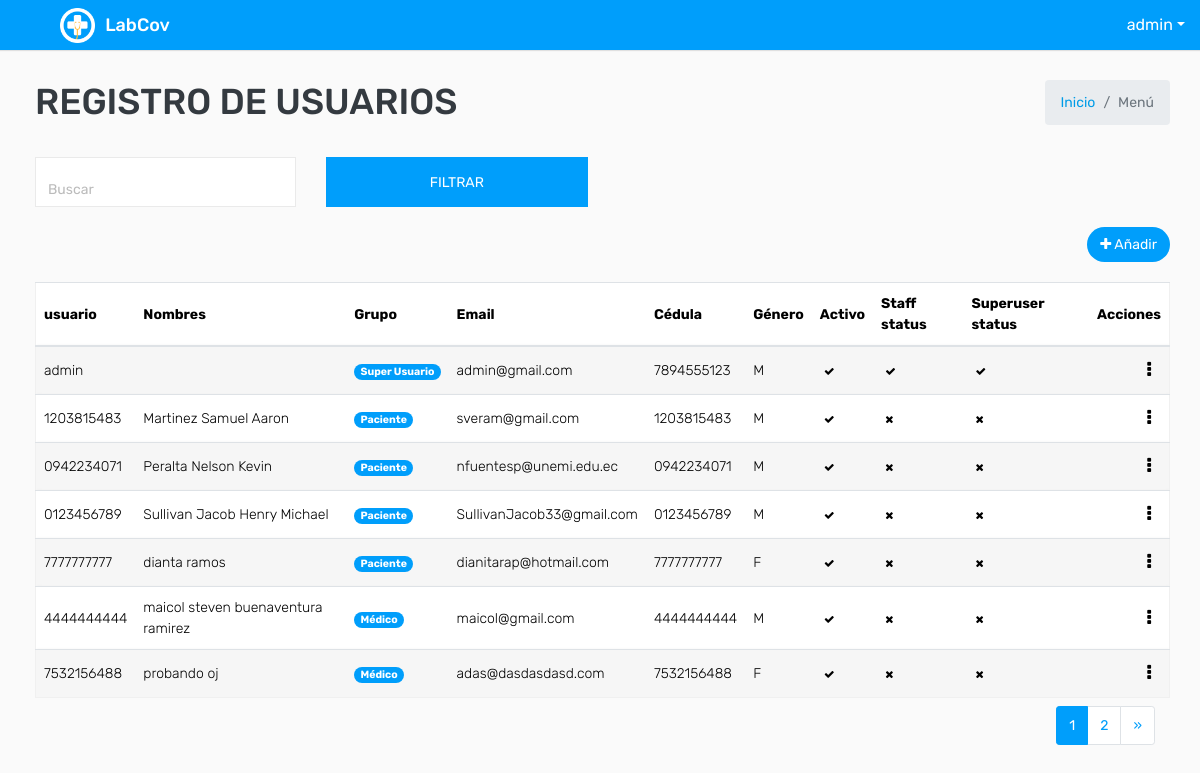
Before: /usuario/ (signed in) with the older database file.
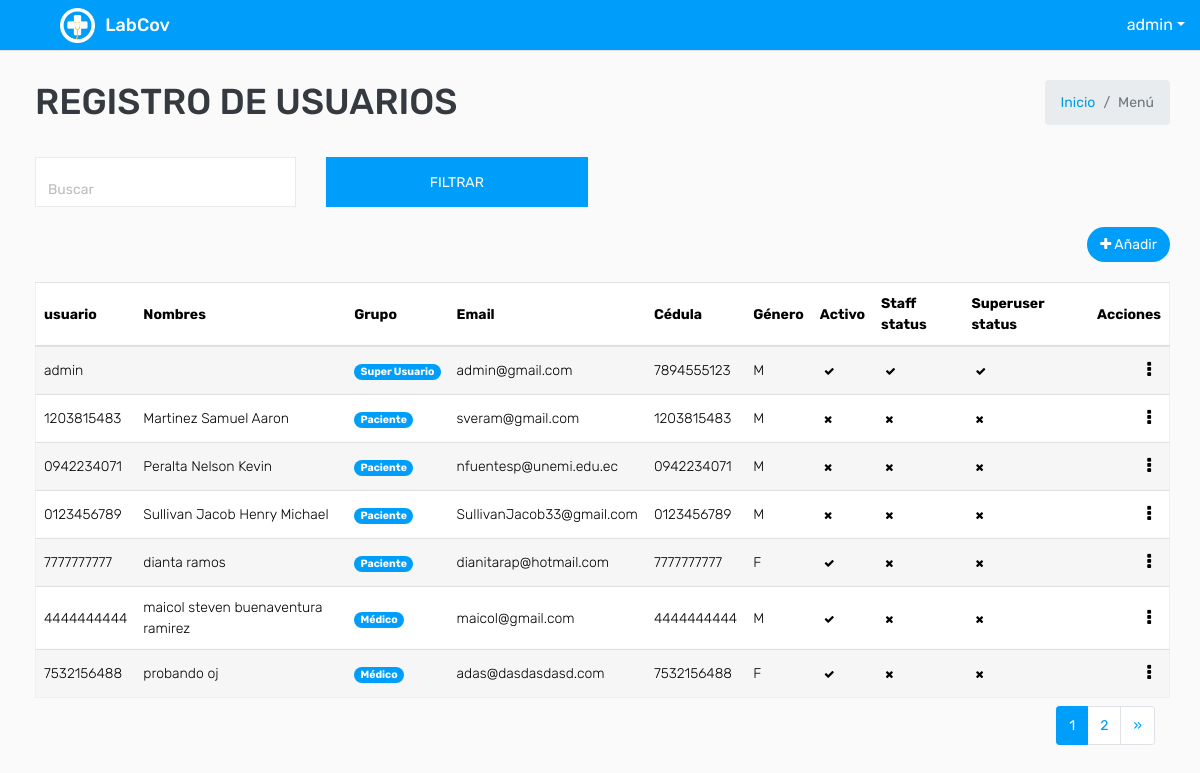
After: the same page with the newer database file.
### covid/models.py (models this page shows, shortened)
class ModeloBase(models.Model):
    class Meta:
        abstract = True
    """Model definition for ModeloBase."""
    fecha_creacion = models.DateTimeField(verbose_name='Fecha creación',auto_now_add=True)
    usuario_creacion = models.ForeignKey(settings.AUTH_USER_MODEL, verbose_name='Usuario Creación', related_name='+', blank=True, null=True,on_delete=models.PROTECT, editable=False)
    usuario_modificacion = models.ForeignKey(settings.AUTH_USER_MODEL, verbose_name='Usuario Modificación', related_name='+', blank=True, null=True,on_delete=models.PROTECT , editable=False)
    fecha_modificacion = models.DateTimeField(verbose_name='Fecha Modificación', auto_now=True)

class User(AbstractUser,ModeloBase):
    cedula=models.CharField(max_length=10, verbose_name='Cédula', unique = True)
    tipo_genero = (('M', 'Masculino'), ('F', 'Femenino'))
    genero = models.CharField('Género', choices=tipo_genero, default='M', max_length=1)

### covid/views.py (the view, shortened to what this page needs)
# urls.py: path('usuario/', key.UsuarioListView.as_view(), name="usuario_listar") ,
class UsuarioListView(LoginRequiredMixin,PermissionRequiredMixin,ListView):
    permission_required = 'covid.view_user'
    model = User
    paginate_by = 7
    template_name = "usuario/usuario_listar.html"
    def get_queryset(self):
        busqueda = self.request.GET.get("buscar")
        queryset = User.objects.all().order_by("pk")
        return queryset
    def get_context_data(self, **kwargs):
        context = super().get_context_data(**kwargs)
        context['titulo'] = "Registro de usuarios"
        return context

### templates/usuario/usuario_listar.html (shortened to what the changed rows need)
{% extends 'plantillaBase.html' %} {% block content %}
<div class="row">
    <div class="col-md-12">
        <div class="table-responsive">
            <div id="DataTables_Table_0_wrapper" class="dataTables_wrapper dt-bootstrap4 no-footer">
                <div class="row">
                    <div class="col-sm-12">
                        <table class="table table-border table-striped custom-table  mb-0  no-footer" id="DataTables_Table_0" role="grid" aria-describedby="DataTables_Table_0_info">
                            <thead>
                                <tr>
                                    <th>usuario</th>
                                    <th>Nombres</th>
                                    <th>Grupo</th>
                                    <th>Email</th>
                                    <th>Cédula</th>
                                    <th>Género</th>
                                    <th>Activo</th>
                                    <th>Staff status</th>
                                    <th>Superuser status</th>
                                    <th>Acciones</th>
                                </tr>
                            </thead>
                            <tbody>
                                {% for dato in object_list %}
                                <tr>
                                    <td>{{ dato.username }}</td>
                                    <td>{{ dato.last_name }} {{ dato.first_name }}</td>
                                    <td>
                                         {% for dato in dato.groups.all %}
                                        <li class="badge badge-pill badge-info">{{ dato }}</li>
                                        {% endfor %}
                                    </td>
                                    <td>{{ dato.email }}</td>
                                    <td>{{ dato.cedula }}</td>
                                    <td>{{ dato.genero }}</td>
                                    <td>
                                        {% if dato.is_active == True %}
                                        <a class="badge " data-toggle="tooltip" data-placement="top" title="activo"><span class="fa fa-check "></span></a> {% else %}
                                        <a class="badge" data-toggle="tooltip" data-placement="top" title="activo"><span
                                                class="fa fa-times "></span></a> {% endif %}
                                    </td>
                                    <td> {% if dato.is_staff == True %}
                                        <a class="badge " data-toggle="tooltip" data-placement="top" title="is staff"><span class="fa fa-check "></span></a> {% else %}
                                        <a class="badge" data-toggle="tooltip" data-placement="top" title="is staff"><span class="fa fa-times "></span></a> {% endif %}
                                    </td>
                                    <td> {% if dato.is_superuser == True %}
                                        <a class="badge " data-toggle="tooltip" data-placement="top" title="is superUser"><span class="fa fa-check "></span></a> {% else %}
                                        <a class="badge" data-toggle="tooltip" data-placement="top" title="is superUser"><span class="fa fa-times "></span></a> {% endif %}
                                    </td>
                                    <td class="text-right">
                                        <div class="dropdown dropdown-action">
                                            <a class="action-icon dropdown-toggle" data-toggle="dropdown" aria-expanded="false"><i class="fa fa-ellipsis-v"></i></a>
                                        </div>
                                    </td>
                                </tr>
                                {% endfor %}
                            </tbody>
                        </table>
                    </div>
                </div>
            </div>
        </div>
    </div>
</div>
{% endblock %}

Changed rows visible on the page:
changed User "Martinez": is_active True → False (drawn)
changed User "Peralta": is_active True → False (drawn)
changed User "Sullivan Jacob": is_active True → False (drawn)
